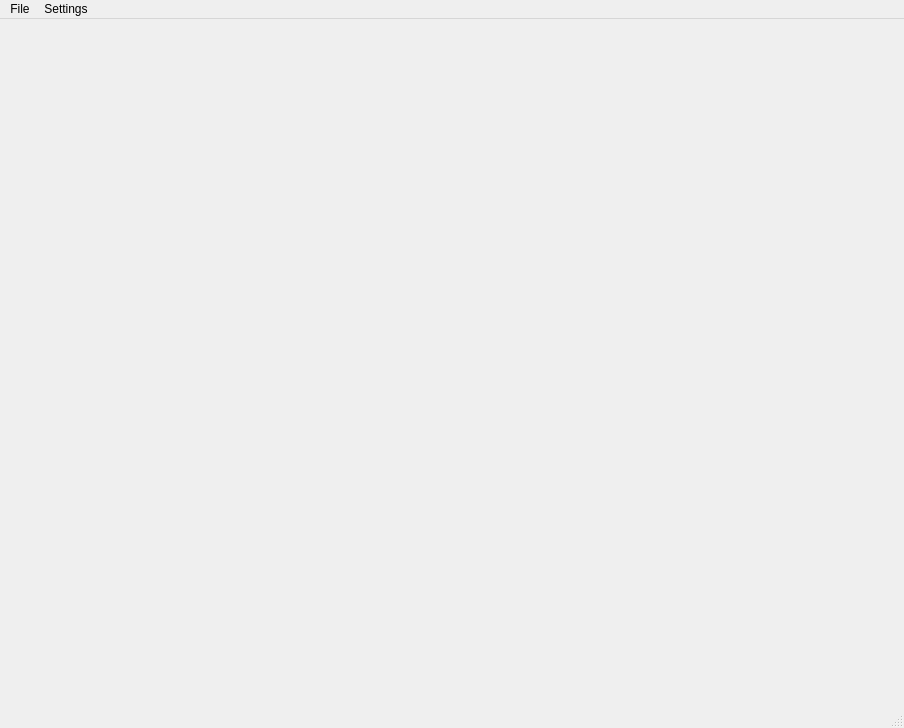
<?xml version="1.0" encoding="UTF-8"?>
<ui version="4.0">
 <class>EditorMainWnd</class>
 <widget class="QMainWindow" name="EditorMainWnd">
  <property name="geometry">
   <rect>
    <x>0</x>
    <y>0</y>
    <width>904</width>
    <height>728</height>
   </rect>
  </property>
  <property name="windowTitle">
   <string>ezEditor</string>
  </property>
  <property name="windowIcon">
   <iconset resource="../QtResources/resources.qrc">
    <normaloff>:/Icons/Icons/ezEditor16.png</normaloff>:/Icons/Icons/ezEditor16.png</iconset>
  </property>
  <property name="documentMode">
   <bool>false</bool>
  </property>
  <property name="dockNestingEnabled">
   <bool>true</bool>
  </property>
  <property name="dockOptions">
   <set>QMainWindow::AllowNestedDocks|QMainWindow::AllowTabbedDocks|QMainWindow::AnimatedDocks</set>
  </property>
  <widget class="QWidget" name="centralwidget">
   <property name="sizeIncrement">
    <size>
     <width>1</width>
     <height>1</height>
    </size>
   </property>
   <layout class="QVBoxLayout" name="verticalLayout_4"/>
  </widget>
  <widget class="QStatusBar" name="statusbar"/>
  <widget class="QMenuBar" name="menuBar">
   <property name="geometry">
    <rect>
     <x>0</x>
     <y>0</y>
     <width>904</width>
     <height>26</height>
    </rect>
   </property>
   <widget class="QMenu" name="menuSettings">
    <property name="title">
     <string>Settings</string>
    </property>
    <addaction name="ActionConfigurePlugins"/>
   </widget>
   <widget class="QMenu" name="menuFile">
    <property name="title">
     <string>File</string>
    </property>
    <widget class="QMenu" name="menuProject">
     <property name="title">
      <string>Project</string>
     </property>
     <addaction name="ActionProjectCreate"/>
     <addaction name="ActionProjectOpen"/>
     <addaction name="ActionProjectClose"/>
    </widget>
    <widget class="QMenu" name="menuScene">
     <property name="title">
      <string>Scene</string>
     </property>
     <addaction name="ActionSceneCreate"/>
     <addaction name="ActionSceneOpen"/>
     <addaction name="ActionSceneClose"/>
    </widget>
    <addaction name="menuProject"/>
    <addaction name="menuScene"/>
   </widget>
   <addaction name="menuFile"/>
   <addaction name="menuSettings"/>
  </widget>
  <action name="ActionConfigurePlugins">
   <property name="text">
    <string>Plugins</string>
   </property>
  </action>
  <action name="ActionProjectCreate">
   <property name="text">
    <string>Create</string>
   </property>
  </action>
  <action name="ActionProjectOpen">
   <property name="text">
    <string>Open</string>
   </property>
  </action>
  <action name="ActionProjectClose">
   <property name="text">
    <string>Close</string>
   </property>
  </action>
  <action name="ActionSceneCreate">
   <property name="text">
    <string>Create</string>
   </property>
  </action>
  <action name="ActionSceneOpen">
   <property name="text">
    <string>Open</string>
   </property>
  </action>
  <action name="ActionSceneClose">
   <property name="text">
    <string>Close</string>
   </property>
  </action>
 </widget>
 <resources>
  <include location="../QtResources/resources.qrc"/>
 </resources>
 <connections/>
</ui>
